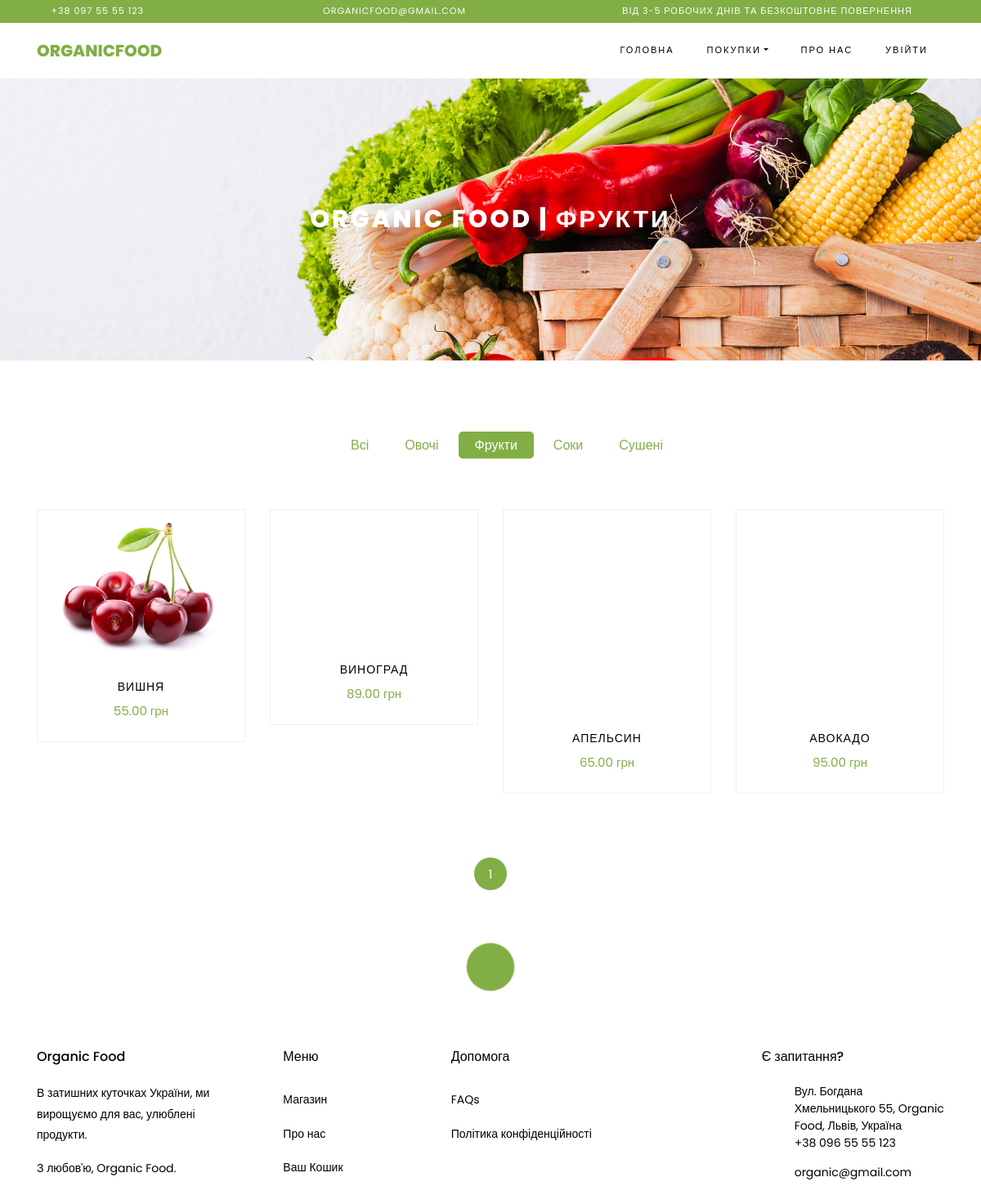
Page /product/fruits/ on the committed database.
### product/models.py (models this page shows, shortened)
class ChoiceProductCategory(models.Model):
    name = models.CharField(max_length=100, db_index=True, verbose_name='Продукт')
    choice_slug = models.SlugField(max_length=255, blank=True, null=True, unique=True, db_index=True,
                    verbose_name='URL')
    def __str__(self):
        return self.name
    def get_absolute_url(self):
        return reverse('choice', kwargs={'choice_slug': self.choice_slug})
    class Meta:
        verbose_name = 'Продукт'
        verbose_name_plural = 'Тип Продукту'
        ordering = ['id']

class Product(models.Model):
    product_name = models.CharField(max_length=255, verbose_name="Ім'я Продукту")
    price = models.DecimalField(verbose_name='Ціна', max_digits=7, decimal_places=2)
    weight = models.IntegerField(verbose_name='Вага')
    about = models.TextField(verbose_name='Про товар')
    expiration_date = models.CharField(verbose_name='Термін Придатності', max_length=255)
    ingredient = models.CharField(verbose_name='Склад товару', max_length=255, null=True)
    availability = models.BooleanField(default=True, verbose_name='Наявність')
    publication = models.BooleanField(default=True, verbose_name='Публікація')
    photo = models.ImageField(upload_to="photos/%Y/%m/%d")
    slug = models.SlugField(max_length=255, unique=True, db_index=True, verbose_name='URL')
    category_country = models.ForeignKey('CountryProducingCategory', on_delete=models.PROTECT,
                                         verbose_name='Країна Виробник', default=True)
    category_company = models.ForeignKey('CompanyProducingCategory', on_delete=models.PROTECT,
                                         verbose_name='Компанія Виробник', default=True)
    category_choice = models.ForeignKey('ChoiceProductCategory', on_delete=models.PROTECT,
                                        verbose_name='Тип Продукту', default=True)
    def get_absolute_url(self):
        return reverse('post', kwargs={'post_slug': self.slug})
    class Meta:
        verbose_name = 'Органічна Продукція'
        verbose_name_plural = 'Органічна Продукція'
        ordering = ['-id']

### product/views.py (the view)
# urls.py: path('product/<slug:choice_slug>/', ShopCategoryView.as_view(), name='choice'),
class ShopCategoryView(DataMixin, ListView):
    model = Product
    template_name = 'product/shop.html'
    context_object_name = 'products'
    allow_empty = False
    def get_queryset(self):
        return Product.objects.filter(category_choice__choice_slug=self.kwargs['choice_slug'], publication=True)
    def get_context_data(self, *, object_list=None, **kwargs):
        context = super().get_context_data(**kwargs)
        class_mixin = self.get_user_context(title='Organic Food | ' +
                                            str(context['products'][0].category_choice),
                                            category_choice_selected=context['products'][0].category_choice_id)
        return dict(list(context.items()) + list(class_mixin.items()))

### product/templatetags/product_tags.py (called while the page is built)
@register.simple_tag()
def get_category():
    return ChoiceProductCategory.objects.all()

### product/utils.py (called while the page is built)
    def get_user_context(self, **kwargs):
        context = kwargs
        category_choice = ChoiceProductCategory.objects.all()
        context['category_choice'] = category_choice
        if 'category_choice_selected' not in context:
            context['category_choice_selected'] = 0
        return context

### product/templates/product/shop.html (shortened to what this page needs)
{% extends 'product/base.html' %}
{% load product_tags %}
{% block content %}
    <div class="hero-wrap hero-bread" style="background-image: url('/static/images/bg_1.jpg');">
      <div class="container">
        <div class="row no-gutters slider-text align-items-center justify-content-center">
          <div class="col-md-9 ftco-animate text-center">
            <h1 class="mb-0 bread">{{ title }}</h1>
          </div>
        </div>
      </div>
    </div>
    <section class="ftco-section">
    	<div class="container">
    		<div class="row justify-content-center">
    			<div class="col-md-10 mb-5 text-center">
    				<ul class="product-category">
						{% get_category as categories_of_food %}
						{% if category_choice_selected == 0 %}
							<li><a class="active">Всі</a></li>
						{% else %}
							<li><a  href="{%  url 'shop' %}">Всі</a></li>
						{% endif %}
						{% for cat in categories_of_food %}
							{% if cat.pk == category_choice_selected %}
							  <li><a class="active" href="{{ cat.get_absolute_url }}">{{ cat.name }}</a></li>
							{% else  %}
								<li><a  href="{{ cat.get_absolute_url }}">{{ cat.name }}</a></li>
							{% endif %}
						{% endfor %}
    				</ul>
    			</div>
    		</div>
    		<div class="row">
				{% for product in products %}
    			<div class="col-md-6 col-lg-3 ftco-animate">
    				<div class="product">
    					<a href="{{ product.get_absolute_url }}" class="img-prod"><img class="img-fluid" src="{{ product.photo.url }}" alt="Colorlib Template">
    					</a>
    					<div class="text py-3 pb-4 px-3 text-center">
    						<h3><a href="#">{{ product.product_name }}</a></h3>
    						<div class="d-flex">
    							<div class="pricing">
		    						<p class="price"><span>{{ product.price }} грн</span></p>
		    					</div>
	    					</div>
    					</div>
    				</div>
    			</div>
				{% endfor %}
    		</div>
    		<div class="row mt-5">
          <div class="col text-center">
            <div class="block-27">
              <ul>
				  {% for paginate in paginator.page_range %}
				  {% if page_obj.number == paginate %}
				  <li class="active"><span>{{ paginate }}</span></li>
					{% elif paginate >= page_obj.number|add:-2 and paginate <= page_obj.number|add:2  %}
				  <li><a href="?page={{ paginate }}">{{ paginate }}</a></li>
				  {% endif %}
				  {% endfor %}
              </ul>
            </div>
          </div>
        </div>
    	</div>
    </section>
  {% endblock %}

### rows in the picture
ChoiceProductCategory: name "Овочі"
ChoiceProductCategory: name "Фрукти"
ChoiceProductCategory: name "Соки"
ChoiceProductCategory: name "Сушені"
Product: photo (picture), product_name "ВИШНЯ"
Product: product_name "ВИНОГРАД", price "89.00"
Product: product_name "АПЕЛЬСИН", price "65.00"
Product: product_name "АВОКАДО", price "95.00"

### other values in the picture
{{ title }} "ORGANIC FOOD | ФРУКТИ"
{{ paginate }} "1"
